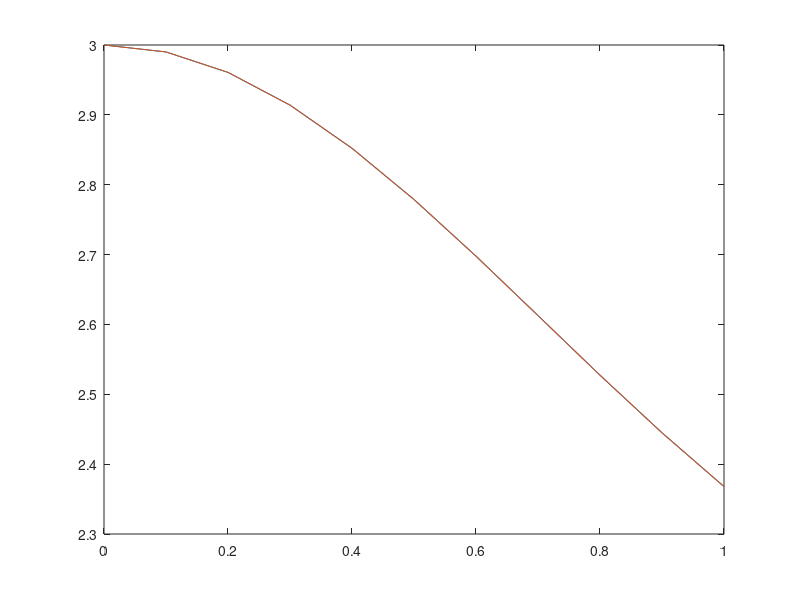

Recreate this plot in MATLAB.
h=0.1;
f=@(y,t) -2*y*t+4*t;
g=@(t) 2+ exp(-t^2);
t=[0:h:1];
Y = zeros(1,length(t));
ycx= zeros(1,length(t));
y(1)=3;
for i=1:length(t)-1
  k1=h*f(y(i),t(i));
  k2=h*f(y(i)+k1/2,t(i)+h/2);
  k3=h*f(y(i)-k1+2*k2,t(i+1));
  y(i+1)=y(i)+(1/6)*(k1+4*k2+k3);
  ycx(i)=g(t(i));
end
ycx(11)=g(t(11));
plot(t,y);
hold on;
plot(t,ycx);
